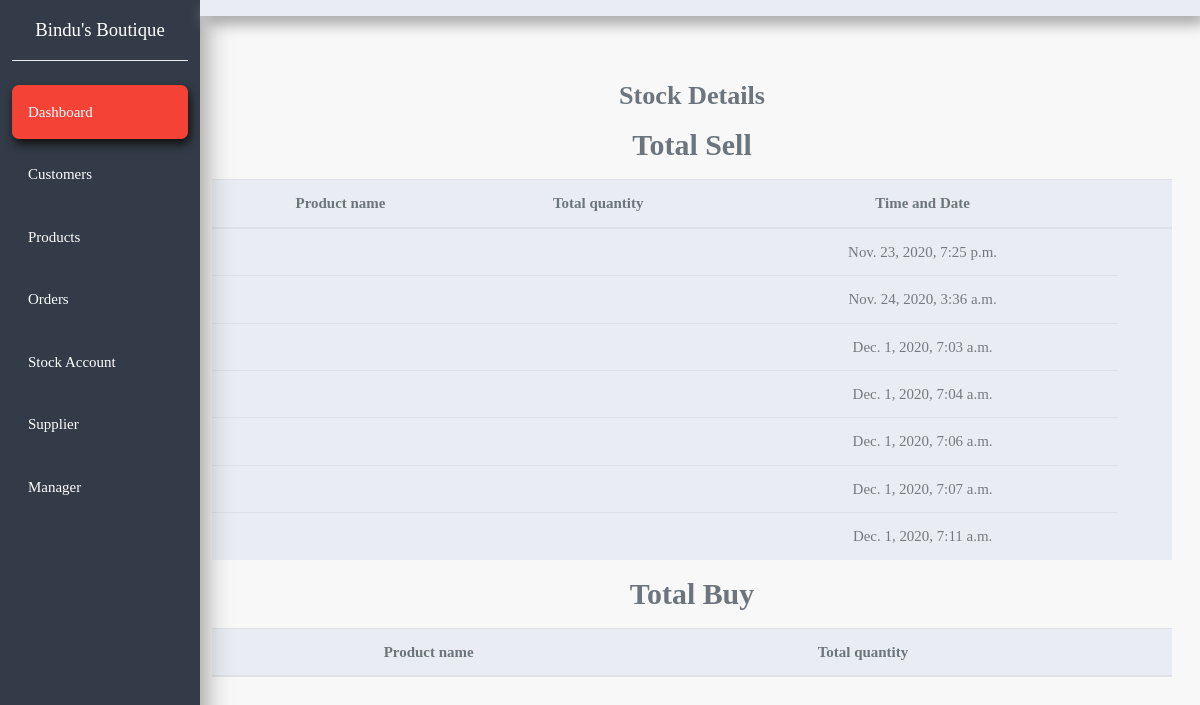
The page /stock_detail/ on the database its author committed.
### crm/models.py (models this page shows, shortened)
class Order(models.Model):
    customer = models.ForeignKey(Customer, null= True, on_delete= models.SET_NULL)
    cost = models.IntegerField(null=True, blank=True,default=0)
    paid = models.IntegerField(null=True, blank=True,default=0)
    balance = models.IntegerField(null=True, blank=True,default=0)
    date_created = models.DateTimeField(auto_now_add=True, null=True)

### crm/views.py (the view)
# urls.py: path('stock_detail/', views.stock_detail, name="stock_detail"),
def stock_detail(request):
    orders = Order.objects.all()
    supplier_slip_list = Supplier_slip.objects.all()
    context = {'orders': orders, 'supplier_slip_list': supplier_slip_list}
    return render(request, 'crm/stock_detail.html', context)

### crm/templates/crm/stock_detail.html (shortened to what this page needs)
{% extends 'crm/base.html'%} {% block content %}
<section>
  <div class="container-fluid">
    <div class="row mb-5">
      <div class="col-xl-10 col-lg-9 col-md-8 ml-auto mt-5">
        <div class="row align-items-center">
          <div class="col mt-3 mr-3">
            <h3 class="text-muted text-center mb-3">Stock Details</h3>
            <h2 class="text-muted text-center mb-3">Total Sell</h2>
            <table class="table table-striped bg-light text-center">
              <thead>
                <tr class="text-muted">
                  <th>Product name</th>
                  <th>Total quantity</th>
                  <th>Time and Date</th>
                  <th></th>
                </tr>
              </thead>
              <tbody>
                {% for item in orders %}
                <tr>
                  <td>{{item.product.name}}</td>
                  <td>{{item.qty}}</td>
                  <td>{{item.date_created}}</td>
                </tr>
                {% endfor %}
              </tbody>
            </table>
            <h2 class="text-muted text-center mb-3">Total Buy</h2>
            <table class="table table-striped bg-light text-center">
              <thead>
                <tr class="text-muted">
                  <th>Product name</th>
                  <th>Total quantity</th>
                  <th></th>
                </tr>
              </thead>
            </table>
          </div>
        </div>
      </div>
    </div>
  </div>
</section>
{% endblock %}

### static/css/base.css (style rules this page uses)
body { font-family: 'Montserrat', sans-serif; background-color: #eee; }

### rows shown on the page
Order: date_created "Nov. 23, 2020, 7:25 p.m."
Order: date_created "Nov. 24, 2020, 3:36 a.m."
Order: date_created "Dec. 1, 2020, 7:03 a.m."
Order: date_created "Dec. 1, 2020, 7:04 a.m."
Order: date_created "Dec. 1, 2020, 7:06 a.m."
Order: date_created "Dec. 1, 2020, 7:07 a.m."
Order: date_created "Dec. 1, 2020, 7:11 a.m."
